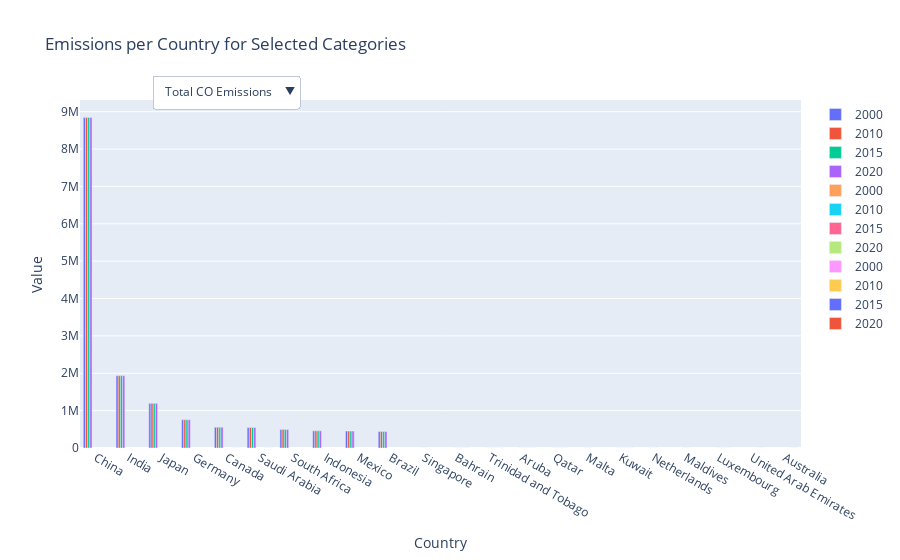

Notebook code for this chart:
### Code cell
# Sort by 'total_CO' (or any other initial sort criteria) and select the top 10
merge = pd.read_csv('merge.csv')

# LULUCF filter:
# Removes all rows with 'All sectors with LULUCF' in the 'Item' column
merge = merge[merge['Item'] != 'All sectors with LULUCF']

# Calculate the average of the relative values for each country
merge['avg_total'] = merge[[year for year in years]].mean(axis=1)
merge['avg_area'] = merge[[year+'/area' for year in years]].mean(axis=1)
merge['avg_pop'] = merge[[year+'/pop' for year in years]].mean(axis=1)

# Sort by the average and select the top 10
total_top = merge.sort_values('avg_total', ascending=False).head(10)
area_top = merge.sort_values('avg_area', ascending=False).head(10)
pop_top = merge.sort_values('avg_pop', ascending=False).head(10)

# Create a new Figure
fig = go.Figure()

# Define a function to add traces for a specific category
def add_category_traces(fig, category, data):
    for year in years:
        fig.add_trace(go.Bar(
            x=data['Area'],
            y=data[category],
            name=year
        ))

# Usage examples
add_category_traces(fig, 'avg_total', total_top)
add_category_traces(fig, 'avg_area', area_top)
add_category_traces(fig, 'avg_pop', pop_top)

# Change the bar mode to group
fig.update_layout(barmode='group')

# Add labels and title
fig.update_layout(
    title='Emissions per Country for Selected Categories',
    xaxis_title='Country',
    yaxis_title='Value'
)

# Define dropdown menus for switching categories
fig.update_layout(
    updatemenus=[
        dict(
            buttons=[
                dict(label="Total CO Emissions",
                     method="update",
                     args=[{"y": [total_top['avg_total'] for _ in years]}, {"x": [total_top['Area']]}]),
                dict(label="CO2/Area",
                     method="update",
                     args=[{"y": [area_top['avg_area'] for _ in years]}, {"x": [area_top['Area']]}]),
                dict(label="CO2/Population",
                     method="update",
                     args=[{"y": [pop_top['avg_pop'] for _ in years]}, {"x": [pop_top['Area']]}])
            ],
            direction="down",
            pad={"r": 10, "t": 10},
            showactive=True,
            x=0.1,
            xanchor="left",
            y=1.1,
            yanchor="top"
        ),
    ]
)

# Show the plot
fig.show()

print(f'total_top:{total_top}')
print(f'area_top:{area_top}')
print(f'pop_top:{pop_top}')

### Figure 1 — Plotly figure (JSON) as saved in the notebook; plotly's stock layout.template omitted (floating-point values rounded to 4 significant figures)
{"data": [{"name": "2000", "type": "bar", "x": ["China", "India", "Japan", "Germany", "Canada", "Saudi Arabia", "South Africa", "Indonesia", "Mexico", "Brazil"], "y": [8847000.0, 1935300, 1195000.0, 757200.0, 555700.0, 547175, 496150, 461000.0, 454700.0, 440200.0]}, {"name": "2010", "type": "bar", "x": ["China", "India", "Japan", "Germany", "Canada", "Saudi Arabia", "South Africa", "Indonesia", "Mexico", "Brazil"], "y": [8847000.0, 1935300, 1195000.0, 757200.0, 555700.0, 547175, 496150, 461000.0, 454700.0, 440200.0]}, {"name": "2015", "type": "bar", "x": ["China", "India", "Japan", "Germany", "Canada", "Saudi Arabia", "South Africa", "Indonesia", "Mexico", "Brazil"], "y": [8847000.0, 1935300, 1195000.0, 757200.0, 555700.0, 547175, 496150, 461000.0, 454700.0, 440200.0]}, {"name": "2020", "type": "bar", "x": ["China", "India", "Japan", "Germany", "Canada", "Saudi Arabia", "South Africa", "Indonesia", "Mexico", "Brazil"], "y": [8847000.0, 1935300, 1195000.0, 757200.0, 555700.0, 547175, 496150, 461000.0, 454700.0, 440200.0]}, {"name": "2000", "type": "bar", "x": ["Singapore", "Bahrain", "Trinidad and Tobago", "Aruba", "Qatar", "Malta", "Kuwait", "Netherlands", "Maldives", "Luxembourg"], "y": [81.53, 37.63, 9.906, 9.328, 7.477, 6.847, 5.0, 4.348, 3.664, 3.557]}, {"name": "2010", "type": "bar", "x": ["Singapore", "Bahrain", "Trinidad and Tobago", "Aruba", "Qatar", "Malta", "Kuwait", "Netherlands", "Maldives", "Luxembourg"], "y": [81.53, 37.63, 9.906, 9.328, 7.477, 6.847, 5.0, 4.348, 3.664, 3.557]}, {"name": "2015", "type": "bar", "x": ["Singapore", "Bahrain", "Trinidad and Tobago", "Aruba", "Qatar", "Malta", "Kuwait", "Netherlands", "Maldives", "Luxembourg"], "y": [81.53, 37.63, 9.906, 9.328, 7.477, 6.847, 5.0, 4.348, 3.664, 3.557]}, {"name": "2020", "type": "bar", "x": ["Singapore", "Bahrain", "Trinidad and Tobago", "Aruba", "Qatar", "Malta", "Kuwait", "Netherlands", "Maldives", "Luxembourg"], "y": [81.53, 37.63, 9.906, 9.328, 7.477, 6.847, 5.0, 4.348, 3.664, 3.557]}, {"name": "2000", "type": "bar", "x": ["Qatar", "Trinidad and Tobago", "Kuwait", "United Arab Emirates", "Bahrain", "Saudi Arabia", "Luxembourg", "Aruba", "Australia", "Canada"], "y": [0.04893, 0.03545, 0.02768, 0.02552, 0.025, 0.01801, 0.01756, 0.01718, 0.01654, 0.01618]}, {"name": "2010", "type": "bar", "x": ["Qatar", "Trinidad and Tobago", "Kuwait", "United Arab Emirates", "Bahrain", "Saudi Arabia", "Luxembourg", "Aruba", "Australia", "Canada"], "y": [0.04893, 0.03545, 0.02768, 0.02552, 0.025, 0.01801, 0.01756, 0.01718, 0.01654, 0.01618]}, {"name": "2015", "type": "bar", "x": ["Qatar", "Trinidad and Tobago", "Kuwait", "United Arab Emirates", "Bahrain", "Saudi Arabia", "Luxembourg", "Aruba", "Australia", "Canada"], "y": [0.04893, 0.03545, 0.02768, 0.02552, 0.025, 0.01801, 0.01756, 0.01718, 0.01654, 0.01618]}, {"name": "2020", "type": "bar", "x": ["Qatar", "Trinidad and Tobago", "Kuwait", "United Arab Emirates", "Bahrain", "Saudi Arabia", "Luxembourg", "Aruba", "Australia", "Canada"], "y": [0.04893, 0.03545, 0.02768, 0.02552, 0.025, 0.01801, 0.01756, 0.01718, 0.01654, 0.01618]}], "layout": {"barmode": "group", "title": {"text": "Emissions per Country for Selected Categories"}, "updatemenus": [{"buttons": [{"args": [{"y": [[8847000.0, 1935300, 1195000.0, 757200.0, 555700.0, 547175, 496150, 461000.0, 454700.0, 440200.0], [8847000.0, 1935300, 1195000.0, 757200.0, 555700.0, 547175, 496150, 461000.0, 454700.0, 440200.0], [8847000.0, 1935300, 1195000.0, 757200.0, 555700.0, 547175, 496150, 461000.0, 454700.0, 440200.0], [8847000.0, 1935300, 1195000.0, 757200.0, 555700.0, 547175, 496150, 461000.0, 454700.0, 440200.0]]}, {"x": [["China", "India", "Japan", "Germany", "Canada", "Saudi Arabia", "South Africa", "Indonesia", "Mexico", "Brazil"]]}], "label": "Total CO Emissions", "method": "update"}, {"args": [{"y": [[81.53, 37.63, 9.906, 9.328, 7.477, 6.847, 5.0, 4.348, 3.664, 3.557], [81.53, 37.63, 9.906, 9.328, 7.477, 6.847, 5.0, 4.348, 3.664, 3.557], [81.53, 37.63, 9.906, 9.328, 7.477, 6.847, 5.0, 4.348, 3.664, 3.557], [81.53, 37.63, 9.906, 9.328, 7.477, 6.847, 5.0, 4.348, 3.664, 3.557]]}, {"x": [["Singapore", "Bahrain", "Trinidad and Tobago", "Aruba", "Qatar", "Malta", "Kuwait", "Netherlands", "Maldives", "Luxembourg"]]}], "label": "CO2/Area", "method": "update"}, {"args": [{"y": [[0.04893, 0.03545, 0.02768, 0.02552, 0.025, 0.01801, 0.01756, 0.01718, 0.01654, 0.01618], [0.04893, 0.03545, 0.02768, 0.02552, 0.025, 0.01801, 0.01756, 0.01718, 0.01654, 0.01618], [0.04893, 0.03545, 0.02768, 0.02552, 0.025, 0.01801, 0.01756, 0.01718, 0.01654, 0.01618], [0.04893, 0.03545, 0.02768, 0.02552, 0.025, 0.01801, 0.01756, 0.01718, 0.01654, 0.01618]]}, {"x": [["Qatar", "Trinidad and Tobago", "Kuwait", "United Arab Emirates", "Bahrain", "Saudi Arabia", "Luxembourg", "Aruba", "Australia", "Canada"]]}], "label": "CO2/Population", "method": "update"}], "direction": "down", "pad": {"r": 10, "t": 10}, "showactive": true, "x": 0.1, "xanchor": "left", "y": 1.1, "yanchor": "top"}], "xaxis": {"title": {"text": "Country"}}, "yaxis": {"title": {"text": "Value"}}}}
